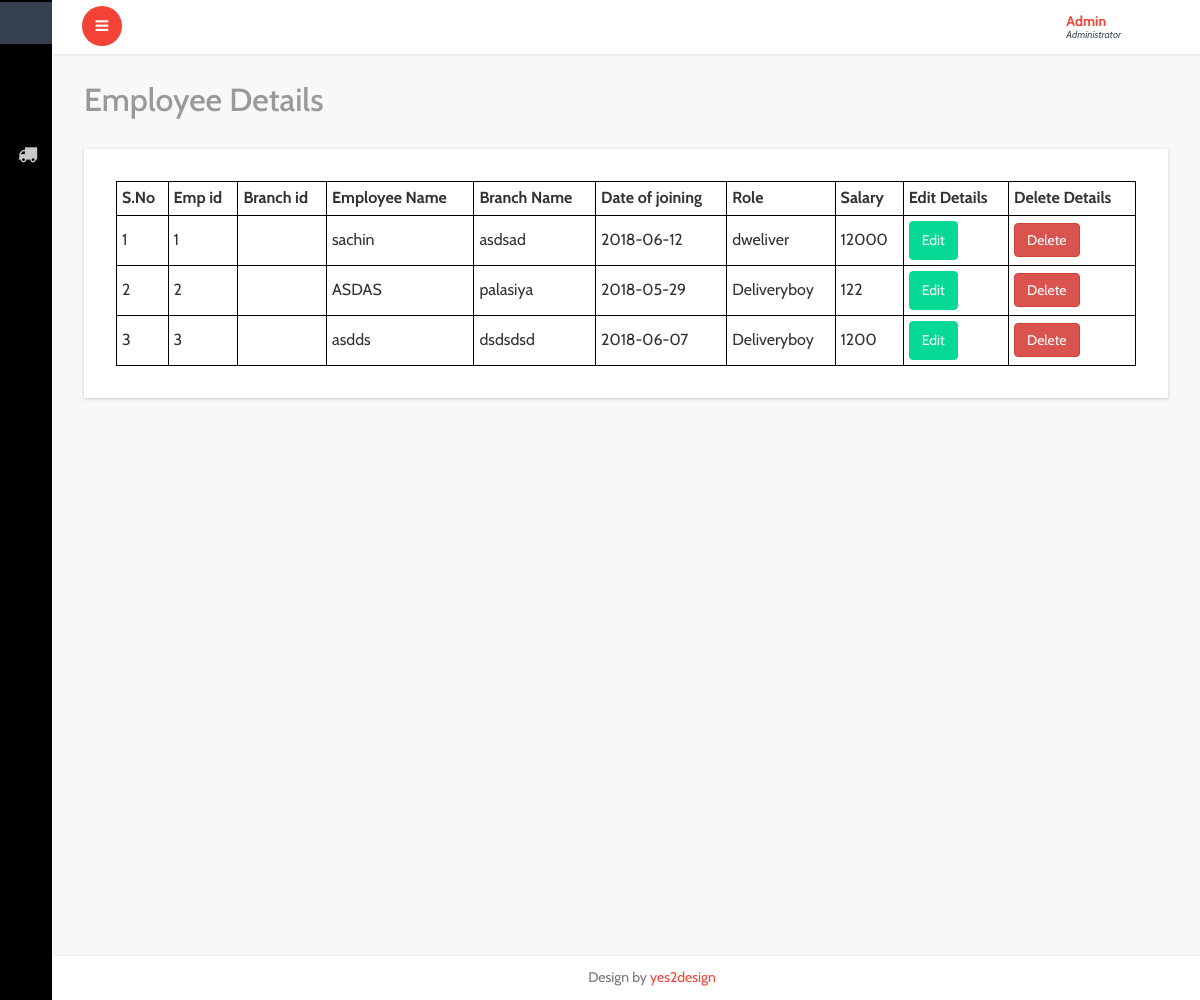
The app's page /admin/view_emplyee.php (signed in) with its own data.
### tables this page shows
CREATE TABLE `emplyee` (
  `id` int(11) NOT NULL,
  `name` text NOT NULL,
  `role` text NOT NULL,
  `branchid` text NOT NULL,
  `branch_name` text NOT NULL,
  `branch_location` text NOT NULL,
  `dateofjoin` date NOT NULL,
  `salary` int(100) NOT NULL,
  `Empid` text NOT NULL
);

### admin/view_emplyee.php (the view, shortened to what this page needs)
<?php
include('header.php');
include('sidebar.php');
include('../connection.php');
?>
<link rel="stylesheet" href="http://cdn.datatables.net/1.10.2/css/jquery.dataTables.min.css"></style>
<div id="page-wrapper">
  <div class="graphs">
    <h3 class="blank1">Employee Details</h3>
    <div class="xs tabls">
      <div class="bs-example4" data-example-id="contextual-table">
        <table  class="display" width="100%" cellspacing="0">
          <thead>
            <tr>
              <th>S.No</th>
              <th>Emp id</th>
              <th>Branch id</th>
              <th>Employee Name</th>
              <th>Branch Name</th>
              <th>Date of joining</th>
              <th>Role</th>
              <th>Salary</th>
              <th>Edit Details</th>
              <th>Delete Details</th>
            </tr>
          </thead>
          <tbody>
          <?php
            $sql="Select * from emplyee";
            $res=mysqli_query($conn,$sql);
            $i=1;
            while($ros=mysqli_fetch_array($res))
            {
              ?>
          <tr>
            <td><?php echo $i++;?></td>
            <td><?php echo $ros['id'];?></td>
            <td><?php echo $ros['branch_id'];?></td>
            <td><?php echo $ros['name'];?></td>
            <td><?php echo $ros['branch_name'];?></td>
            <td><?php echo $ros['dateofjoin'];?></td>
            <td><?php echo $ros['role'];?></td>
            <td><?php echo $ros['salary'];?></td>
<td><a href="editEmployee.php?id=<?php echo $ros['id'];?>"><button type="button" class="btn btn-warning">Edit</button></a></td>
            <td><a href="view_emplyee.php?deleteid=<?php echo $ros['id'];?>"><button type="button" class="btn btn-danger" onclick="deleteRow(this)">Delete</button></a></td>
          </tr>
          <?php
        }
        ?>
          </tbody>
        </table>
      </div>
    </div>
  </div>
</div>
<?php
include('footer.php');
?>

### records on screen
emplyee: id "1", name "sachin", branch_name "asdsad", dateofjoin "2018-06-12", role "dweliver", salary "12000"
emplyee: id "2", name "ASDAS", branch_name "palasiya", dateofjoin "2018-05-29", role "Deliveryboy", salary "122"
emplyee: id "3", name "asdds", branch_name "dsdsdsd", dateofjoin "2018-06-07", role "Deliveryboy", salary "1200"
